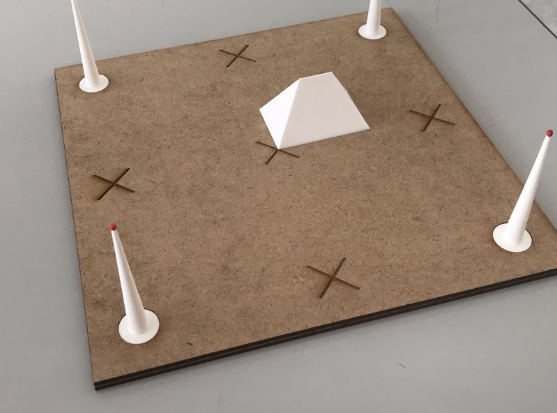
#> input picture programme/Photo/Photo_croix/image1.png, 557 x 413 px
$ python 'numero points.py'
#> lines starting #> are read from the running program, lines starting #| are printed output that depends on the picture; after the words box and inside, x2 and y2 are one past the last pixel; in counts of white or black regions, pixels touching at a corner belong together
import os
import cv2
import numpy as np
import math

path = "Photo/Photo_croix/image1.png"
image = cv2.imread(path)
#> image is the input picture: shape (413, 557, 3); mean B, G, R 121.7, 135.7, 152
liste_points = [(278, 147), (332, 277), (112, 183), (431, 117), (229, 63)]


def coor_polaire (center,p) :
    r = np.sqrt((p[0]-center[0])**2+(p[1]-center[1])**2)
    theta = math.atan2(p[1] - center[1], p[0] - center[0])
    return [r,theta]


def numero (img,L) :
    l = []
    polaire = []
    w = int(img.shape[1])
#> w = 557
    h = int(img.shape[0])
#> h = 413
    centre = [h/2,w/2]
#> centre = [206.5, 278.5]
    for i in range (len(L)) :
        polaire.append((coor_polaire(centre,L[i]),i))
        pollaire_tries = sorted(polaire, key=lambda p: p[0][1], reverse=True)
    for el in pollaire_tries :
        l.append(L[el[1]])
    return l

sorted_points = numero(image,liste_points)
#> sorted_points = [(332, 277), (431, 117), (278, 147), (229, 63), (112, 183)]
for i, point in enumerate(sorted_points):
    cv2.circle(image, tuple(point), 5, (0, 0, 255), -1)
    cv2.putText(image, str(i+1), tuple(point + np.array([5, -5])), cv2.FONT_HERSHEY_SIMPLEX, 0.5, (0, 0, 0), 1)
#> this loop made 5 passes
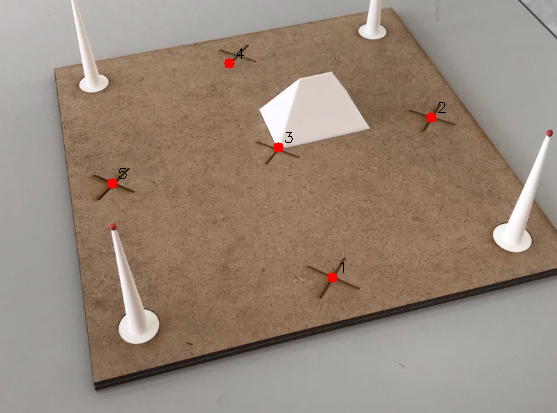
#> image: shape (413, 557, 3); 0.23% of pixels changed, all inside (x1, y1, x2, y2) = (107, 48, 446, 283)

print(sorted_points)
#| [(332, 277), (431, 117), (278, 147), (229, 63), (112, 183)]
# Affichage (si tu utilises un environnement graphique)
cv2.imshow("Points numérotés", image)
cv2.waitKey(0)
cv2.destroyAllWindows()
